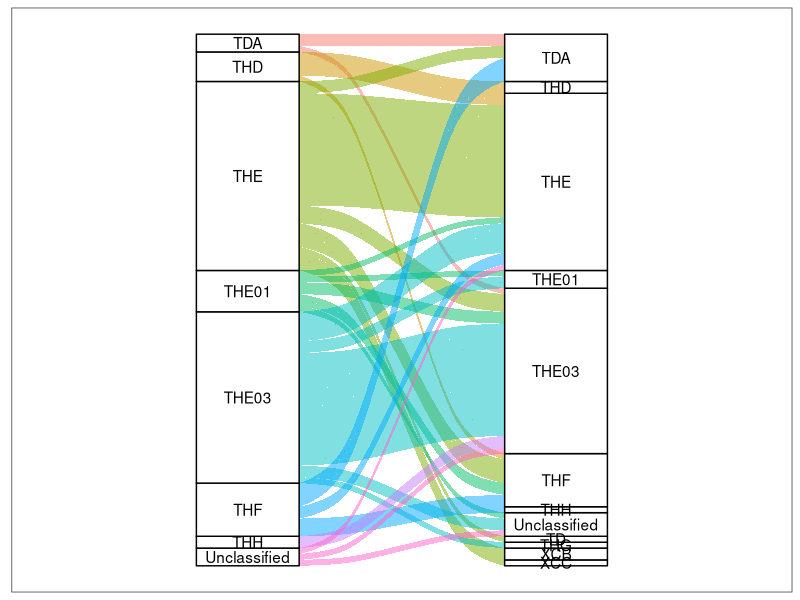
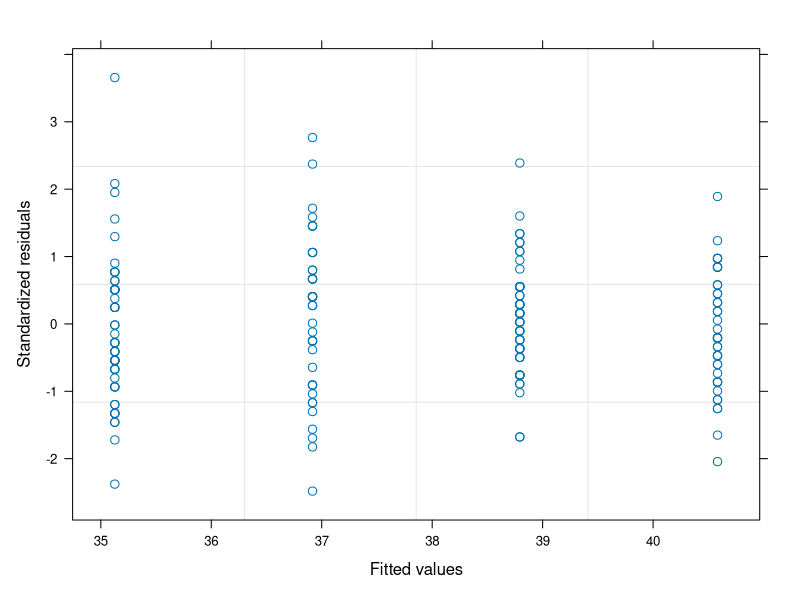
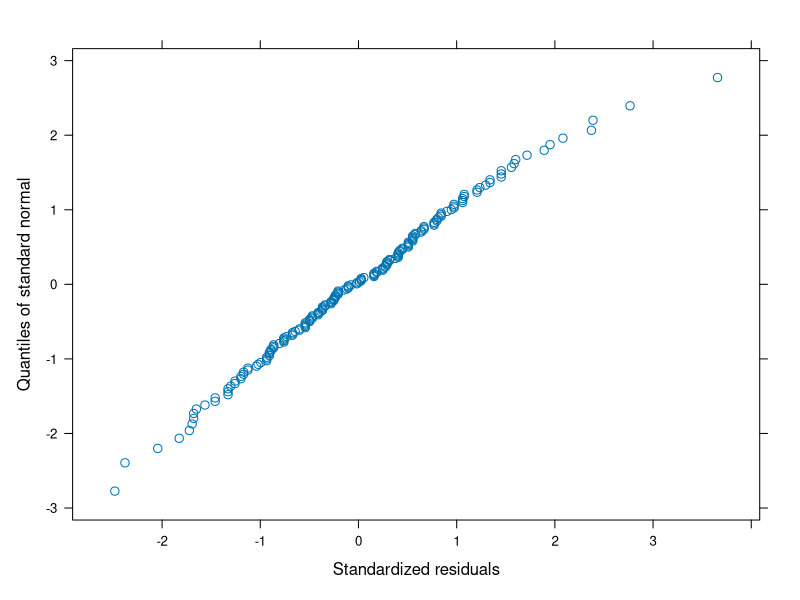
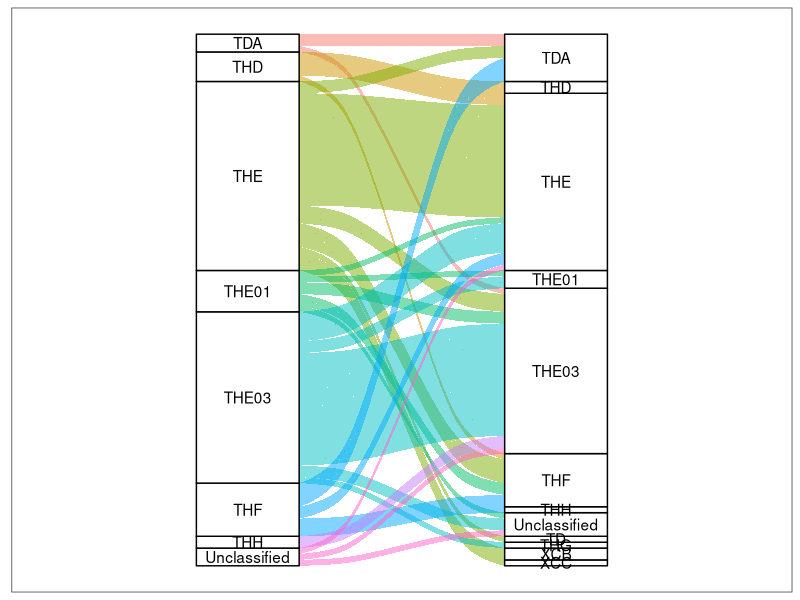

Write R code to recreate these figures, in order. (Note: this script raises an error after producing the figures.)
#' Supplementary code to the article:
#' Klinkovska K, Sperandii MG, Travnicek B, Chytry M (2023). 
#' Significant decline in habitat specialists in semi-dry grasslands over four decades. 
#' Biodiversity and Conservation.
#' 
#' author Klara Klinkovska, klinkovska.klara@gmail.com
#' R version 4.3.0

library(geepack) # version 1.3.9
library(nlme) # version 3.1-162
library(broom) # version 1.0.5
library(patchwork) # version 1.1.2
library(ggalluvial) # version 0.12.5
library(readxl) # version 1.4.2
library(tidyverse) # version 2.0.0
#' dplyr v. 1.1.2
#' ggplot2 v. 3.4.2
#' readr v. 2.1.4
#' stringr v. 1.5.0
#' tibble v. 3.2.1
#' tidyr v. 1.3.0

# import data ------------------------------------------------------------

# species data + species characteristics
spe.traits <- read_csv("data/Klinkovska_et_al_semi_dry_grasslands_S_Moravia_species.csv") %>%
  pivot_longer(cols = -Releve_number, values_to = "cover_perc", names_to = "SpecName_Layer") %>% 
  filter(cover_perc > 0) %>% 
  left_join(read_csv("data/Klinkovska_et_al_semi_dry_grasslands_S_Moravia_species_data.csv"))

# header data + calculate species richness, number of alien species etc.
head <- read_csv("data/Klinkovska_et_al_semi_dry_grasslands_S_Moravia_head.csv") %>% 
  left_join(spe.traits %>% group_by(Releve_number) %>% count(name = "spe.nr")) %>% 
  left_join(spe.traits %>% filter(!is.na(alien)) %>% group_by(Releve_number) %>% count(name = "alien.nr")) %>% 
  left_join(spe.traits %>% filter(str_detect(conserv_stat, "CR|VU|EN")) %>% group_by(Releve_number) %>% count(name = "end.nr")) %>% 
  left_join(spe.traits %>% filter(THE_THF == "TRUE") %>% group_by(Releve_number) %>% count(name = "diag.nr")) %>% 
  mutate(across(c(spe.nr, end.nr, alien.nr, diag.nr), ~ifelse(is.na(.), 0, .)))
  
# changes in vegetation types ---------------------------------------------
head %>% 
  filter(Rs_observ == "2022") %>% 
  mutate(across(c(ESY0, ESY), ~ifelse(str_detect(., "THE"), ., str_sub(., 1, 3)))) %>% 
  mutate(across(c(ESY0, ESY), ~str_replace(.x, "\\?|\\+|LCA", "Unclassified"))) %>% 
  mutate(ESY = factor(ESY, levels = c("TD", "TDA", "THD", "THE", "THE01", "THE03", 
                           "THF", "THH", "THG", "XCB", "XCC", "Unclassified")), 
         ESY0 = factor(ESY0, levels = c("TDA", "THD", "THE", "THE01", "THE03", 
                                      "THF", "THH", "Unclassified"))) %>% 
  select(Releve_number, ESY, ESY0) %>% 
  ggplot(aes(axis1 = ESY0, axis2 = as.factor(ESY)))+
  geom_alluvium(aes(fill = ESY0))+
  stat_stratum(width = 1/3)+
  geom_text(stat = "stratum", aes(label = after_stat(stratum))) +
  theme_bw()+
  scale_x_discrete(labels = c("1980s", "2022"))+
  theme(legend.position = "none", 
        panel.grid = element_blank(),
        axis.text.y = element_blank(),
        axis.ticks.y = element_blank(),
        axis.title.y = element_blank(), 
        axis.ticks.x = element_blank())

# alluvial plot was further modified in Inscape 1.2.2
ggsave("plots/Fig_2_alluvial.svg", width = 12, height = 8)

# species richness --------------------------------------------------------

# model 
m2 <- gls(spe.nr~Rs_observ*protected, cor=corCompSymm(form = ~1|Rs_plot), data = head) # with interaction
m2 <- gls(spe.nr~Rs_observ+protected, cor=corCompSymm(form = ~1|Rs_plot), data = head) # interaction not significant -> model without interaction
summary(m2)
plot(m2)
qqnorm(m2)

# confidence intervals
both <- paste(head$Rs_observ, head$protected)
c.int <- intervals(gls(spe.nr~factor(both)-1, cor=corCompSymm(form=~1|Rs_plot), data = head))[["coef"]] %>% 
  as_tibble(rownames = "both") %>% 
  mutate(Rs_observ = str_sub(both, 13, 16), protected = str_sub(both, 18, 18))

# plot
plot.a <- c.int %>% 
  ggplot(aes(protected, est., fill = Rs_observ))+
  scale_fill_manual(values = c(4, 7), labels = c("1980s", "2022"))+
  geom_pointrange(aes(ymin = lower, ymax = upper), pch = 21, size = 0.8, 
                  position = position_dodge(width = 0.4), fatten = 5)+
  theme_bw()+
  theme(legend.title = element_blank(), legend.text = element_text(size = 11), 
        axis.text.x = element_text(size = 11))+
  xlab("")+
  ggtitle("(a) Number of species per plot",
          subtitle = ("time: p < 0.001; protection status: p = 0.175; \ninteraction: p= 0.053")) + 
  ylab(expression("Number of species"))+
  scale_x_discrete(labels = c("Non-protected", "Protected"))+
  scale_y_continuous(breaks = c(32, 34, 36, 38, 40, 42))

# threatened species ------------------------------------------------------

# model
m1 <- geeglm(cbind(end.nr, spe.nr-end.nr)~Rs_observ*protected, id = Rs_plot, 
             family = binomial(link = "logit"), corstr = "exchangeable", data = head)
m1 <- geeglm(cbind(end.nr, spe.nr-end.nr)~Rs_observ+protected, id = Rs_plot, 
             family = binomial(link = "logit"), corstr = "exchangeable", data = head)
summary(m1)

# confidence intervals
fact<-as.factor(paste(head$Rs_observ, head$protected))
m2 <- geeglm(cbind(end.nr, spe.nr-end.nr)~fact-1, id = Rs_plot, 
             family = binomial(link = "logit"), corstr = "exchangeable", data = head)
summary(m2)

c.int <- tidy(m2, conf.int = T, exponentiate = T) %>% 
  mutate(across(c(conf.low, conf.high, estimate), ~.*100)) %>% 
  mutate(Rs_observ = str_sub(term, 5, 8), protected = str_sub(term, 10, 10))

# plot
plot.b <- c.int %>% 
  ggplot(aes(protected, y = estimate, fill = Rs_observ)) +
  scale_fill_manual(values = c(4, 7), labels = c("1980s", "2022"))+
  geom_pointrange(aes(ymin= conf.low, 
                      ymax = conf.high), pch = 21, position = position_dodge(0.4), size = 0.8, 
                  fatten = 5)+
  theme_bw()+
  xlab("")+
  ggtitle("(b) % of threatened species per plot",
          subtitle = ("time: p < 0.001; protection status: p = 0.083; \ninteraction: p = 0.856"))+ 
  ylab(expression("% of threatened species"))+
  theme(legend.title = element_blank(), legend.text = element_text(size = 11), 
        axis.text.x = element_text(size = 11))+
  scale_x_discrete(labels = c("Non-protected", "Protected"))

# proportion of specialists -----------------------------------------------

# filter only plots classified in 1980s into the Cirsio-Brachypodion pinnati or Bromion erecti alliances
head.spec <- head %>% 
  filter(str_detect(ESY0, "THE|THF"))

# model
m1 <- geeglm(cbind(diag.nr, spe.nr-diag.nr)~Rs_observ*protected, id = Rs_plot, 
             family = binomial(link = "logit"), corstr = "exchangeable", data = head.spec)
summary(m1)

# confidence interval
both<-as.factor(paste(head.spec$Rs_observ, head.spec$protected))
m2 <- geeglm(cbind(diag.nr, spe.nr-diag.nr)~both-1, id = Rs_plot, 
             family = binomial(link = "logit"), corstr = "exchangeable", data = head.spec)

summary(m2)

c.int <- tidy(m2, conf.int = T, exponentiate = T) %>% 
  mutate(across(c(conf.low, conf.high, estimate), ~.*100)) %>% 
  mutate(Rs_observ = str_sub(term, 5, 8), protected = str_sub(term, 10, 10))

# plot
plot.c <- c.int %>% 
  ggplot(aes(protected, y = estimate, fill = Rs_observ)) +
  scale_fill_manual(values = c(4, 7), labels = c("1980s", "2022"))+
  geom_pointrange(aes(ymin= conf.low, 
                      ymax = conf.high), pch = 21, position = position_dodge(0.4), size = 0.8, 
                  fatten = 5)+
  theme_bw()+
  xlab("")+
  ggtitle(" (c) % of semi-dry grassland specialists per plot",
          subtitle = ("time: p < 0.001; protection status: p = 0.005; \ninteraction: p = 0.005")) + 
  ylab(expression("% of semi-dry grassland specialists"))+
  theme(legend.title = element_blank(), legend.text = element_text(size = 11), 
        axis.text.x = element_text(size = 11))+
  scale_x_discrete(labels = c("Non-protected", "Protected"))

# proportion of alien species ---------------------------------------------

# model
m1 <- geeglm(cbind(alien.nr, spe.nr-alien.nr)~Rs_observ*protected, id = Rs_plot, 
             family = binomial(link = "logit"), corstr = "exchangeable", data = head)
m1 <- geeglm(cbind(alien.nr, spe.nr-alien.nr)~Rs_observ+protected, id = Rs_plot, 
             family = binomial(link = "logit"), corstr = "exchangeable", data = head)
summary(m1)

# cofidence intervals
fact<-as.factor(paste(head$Rs_observ, head$protected))
m2 <- geeglm(cbind(alien.nr, spe.nr-alien.nr)~fact-1, id = Rs_plot, 
             family = binomial(link = "logit"), corstr = "exchangeable", data = head)
summary(m2)

c.int <- tidy(m2, conf.int = T, exponentiate = T) %>% 
  mutate(across(c(conf.low, conf.high, estimate), ~.*100)) %>% 
  mutate(Rs_observ = str_sub(term, 5, 8), protected = str_sub(term, 10, 10))

# plot
plot.d <- c.int %>% 
  ggplot(aes(protected, y = estimate, fill = Rs_observ)) +
  scale_fill_manual(values = c(4, 7), labels = c("1980s", "2022"))+
  geom_pointrange(aes(ymin= conf.low, 
                      ymax = conf.high), pch = 21, position = position_dodge(0.4), size = 0.8, 
                  fatten = 5)+
  theme_bw()+
  xlab("")+
  ggtitle("(d) % of alien species per plot",
          subtitle = ("time: p < 0.001; protection status: p < 0.001; \ninteraction: p = 0.12")) + 
  ylab(expression("% of alien species"))+
  theme(legend.title = element_blank(), legend.text = element_text(size = 11), 
        axis.text.x = element_text(size = 11))+
  scale_x_discrete(labels = c("Non-protected", "Protected"))

#### numbers of invasive species in old and new plots
spe.traits %>% 
  filter(inv_status == "inv") %>% 
  left_join(head %>% select(Releve_number, Rs_observ)) %>% 
  group_by(Taxon, Rs_observ) %>% 
  count()

# combine all plots together ----------------------------------------------
plot.a + plot.b + plot.c + plot.d + plot_layout(guides = "collect") & theme(legend.position = "bottom")

ggsave("plots/Fig_4_pointrange.png", width = 9.5, height = 9.5)
